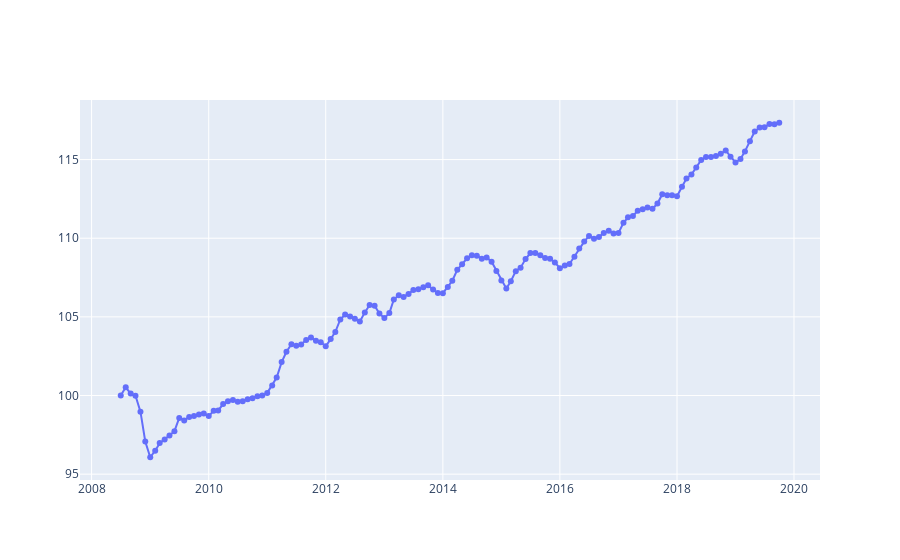

Notebook code for this chart:
### Markdown cell above
## Trend

### Code cell
fig = go.Figure()
fig.add_trace(
    go.Scatter(
        x = cpi_monthly_frame.index,
        y = cpi_monthly_frame['first'],
        name='Monthly CPI Trend',
        mode="markers+lines"
    )
)
fig.show()

### Figure 1 — Plotly figure (JSON) as saved in the notebook; plotly's stock layout.template omitted (floating-point values rounded to 4 significant figures; data arrays with more than 128 entries replaced by an {"elided": "..."} marker saying what was removed)
{"data": [{"mode": "markers+lines", "name": "Monthly CPI Trend", "type": "scatter", "x": {"elided": "136 str values"}, "y": {"elided": "136 float values"}}], "layout": {}}
